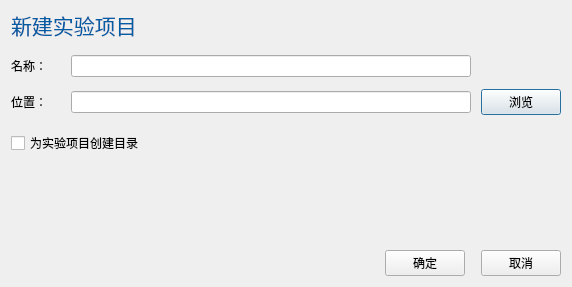
<?xml version="1.0" encoding="UTF-8"?>
<ui version="4.0">
 <class>VEDAInitProjectDialog</class>
 <widget class="QDialog" name="VEDAInitProjectDialog">
  <property name="geometry">
   <rect>
    <x>0</x>
    <y>0</y>
    <width>572</width>
    <height>287</height>
   </rect>
  </property>
  <property name="minimumSize">
   <size>
    <width>572</width>
    <height>287</height>
   </size>
  </property>
  <property name="maximumSize">
   <size>
    <width>572</width>
    <height>287</height>
   </size>
  </property>
  <property name="windowTitle">
   <string>新建实验项目</string>
  </property>
  <layout class="QVBoxLayout" name="verticalLayout">
   <property name="spacing">
    <number>16</number>
   </property>
   <item>
    <widget class="QLabel" name="MainTitle">
     <property name="minimumSize">
      <size>
       <width>0</width>
       <height>28</height>
      </size>
     </property>
     <property name="maximumSize">
      <size>
       <width>16777215</width>
       <height>28</height>
      </size>
     </property>
     <property name="font">
      <font>
       <family>Adobe 黑体 Std R</family>
       <pointsize>16</pointsize>
      </font>
     </property>
     <property name="styleSheet">
      <string notr="true">color: rgb(0, 93, 164);</string>
     </property>
     <property name="text">
      <string>新建实验项目</string>
     </property>
     <property name="alignment">
      <set>Qt::AlignLeading|Qt::AlignLeft|Qt::AlignVCenter</set>
     </property>
    </widget>
   </item>
   <item>
    <layout class="QGridLayout" name="gridLayout">
     <property name="horizontalSpacing">
      <number>10</number>
     </property>
     <property name="verticalSpacing">
      <number>12</number>
     </property>
     <item row="1" column="3">
      <layout class="QHBoxLayout" name="horizontalLayout">
       <item>
        <widget class="QPushButton" name="SelectLocation">
         <property name="text">
          <string>浏览</string>
         </property>
        </widget>
       </item>
      </layout>
     </item>
     <item row="1" column="2">
      <widget class="QLineEdit" name="ProjectLocation"/>
     </item>
     <item row="0" column="0">
      <widget class="QLabel" name="label">
       <property name="minimumSize">
        <size>
         <width>50</width>
         <height>0</height>
        </size>
       </property>
       <property name="text">
        <string>名称：</string>
       </property>
      </widget>
     </item>
     <item row="1" column="0">
      <widget class="QLabel" name="label_2">
       <property name="minimumSize">
        <size>
         <width>50</width>
         <height>0</height>
        </size>
       </property>
       <property name="text">
        <string>位置：</string>
       </property>
      </widget>
     </item>
     <item row="0" column="2">
      <widget class="QLineEdit" name="ProjectName"/>
     </item>
    </layout>
   </item>
   <item>
    <widget class="QCheckBox" name="ToInitNewDir">
     <property name="text">
      <string>为实验项目创建目录</string>
     </property>
    </widget>
   </item>
   <item>
    <spacer name="verticalSpacer_2">
     <property name="orientation">
      <enum>Qt::Vertical</enum>
     </property>
     <property name="sizeHint" stdset="0">
      <size>
       <width>20</width>
       <height>40</height>
      </size>
     </property>
    </spacer>
   </item>
   <item>
    <layout class="QHBoxLayout" name="horizontalLayout_2">
     <item>
      <spacer name="horizontalSpacer_2">
       <property name="orientation">
        <enum>Qt::Horizontal</enum>
       </property>
       <property name="sizeHint" stdset="0">
        <size>
         <width>40</width>
         <height>20</height>
        </size>
       </property>
      </spacer>
     </item>
     <item>
      <widget class="QPushButton" name="Comfirm">
       <property name="text">
        <string>确定</string>
       </property>
      </widget>
     </item>
     <item>
      <widget class="QPushButton" name="Cancel">
       <property name="text">
        <string>取消</string>
       </property>
      </widget>
     </item>
    </layout>
   </item>
  </layout>
 </widget>
 <resources/>
 <connections/>
</ui>
